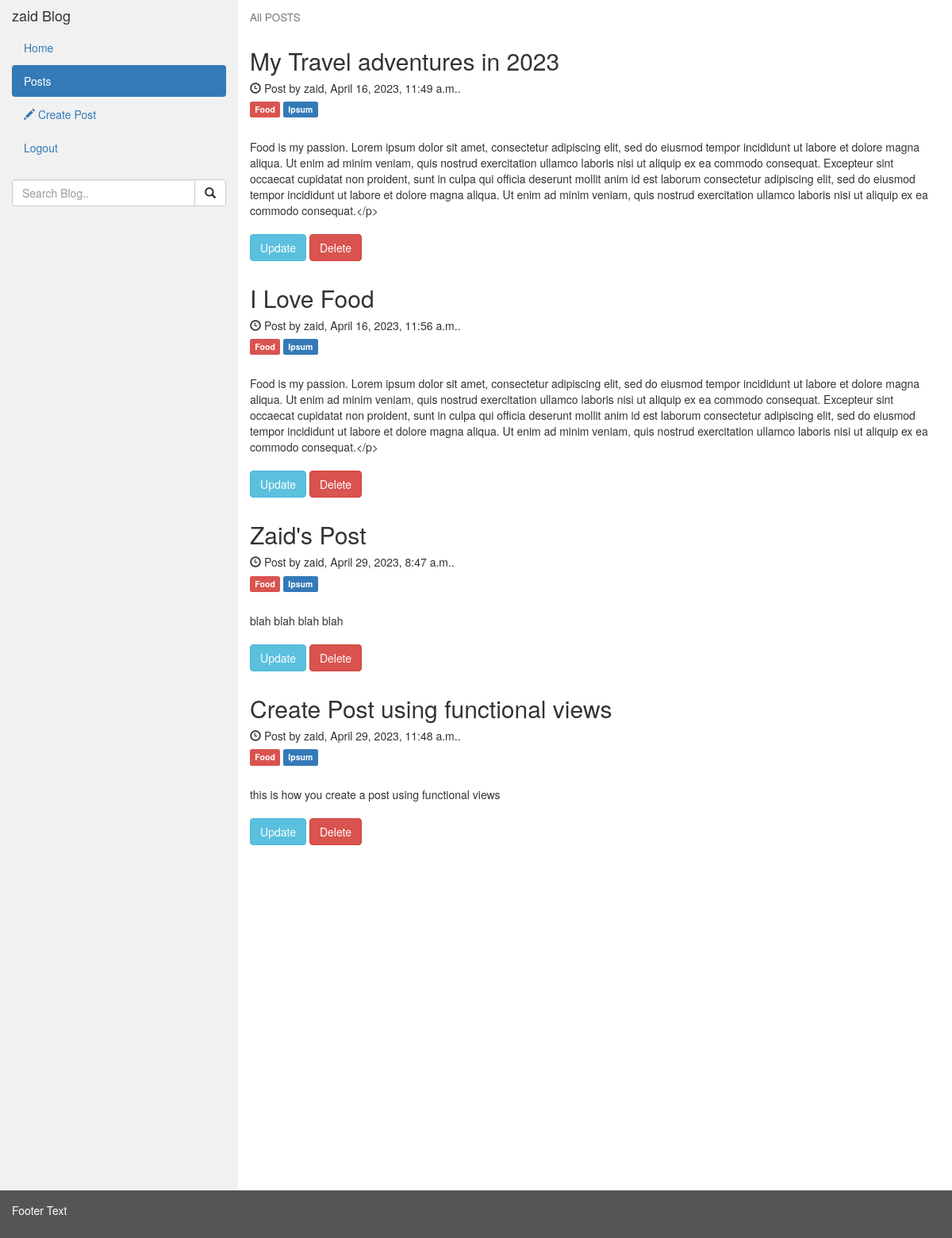
The page /posts/ (signed in) on the database its author committed.
### posts/models.py (models this page shows, shortened)
class Post(models.Model):
    author = models.ForeignKey(
        'auth.User',
        on_delete=models.CASCADE
    )
    title = models.CharField(max_length=200)
    text = models.TextField()
    created_date = models.DateTimeField(
        default=timezone.now
    )
    published_date = models.DateTimeField(
        blank=True, null=True
    )

### posts/views.py (the view)
# urls.py: path('posts/', PostListView.as_view(), name='posts'),
class PostListView(LoginRequiredMixin, ListView):
    model = Post
    template_name = 'posts.html'
    success_url = reverse_lazy('posts')
    context_object_name = 'posts'
    def get_queryset(self):
        return super().get_queryset().filter(author=self.request.user)

### templates/posts.html
{% extends 'base.html' %}
 {% block content %}
    <div class="col-sm-9">
      <h4><small>All POSTS</small></h4>
      {% for entry in posts %}
      <div class="row">
        <div class="col-lg-12">
        <h2>{{entry.title}}</h2>
         <h5><span class="glyphicon glyphicon-time"></span> Post by {{entry.author.username}}, {{entry.created_date}}.</h5>
        <h5><span class="label label-danger">Food</span> <span class="label label-primary">Ipsum</span></h5><br>
        <p>   {{entry.text}}   <br><br>
              <a href="{% url 'post_update' entry.pk%}" class="btn btn-info">Update</a>
              <a href="{% url 'post_delete' entry.pk%}" class="btn btn-danger">Delete</a>
        </div>
      </div>
      {% endfor %}
    </div>
{% endblock %}

### templates/base.html (shortened to what this page needs)
<!DOCTYPE html>
<html lang="en">
<head>
  <link rel="stylesheet" href="https://maxcdn.bootstrapcdn.com/bootstrap/3.4.1/css/bootstrap.min.css">
</head>
<body>
<div class="container-fluid">
  <div class="row content">
    <div class="col-sm-3 sidenav">
      <h4>{{request.user}} Blog</h4>
      <ul class="nav nav-pills nav-stacked">
        <li {% if request.resolver_match.view_name == 'home' %} class="active" {% endif%} ><a href="{% url 'home' %}">Home</a></li>
       {% if request.user.is_authenticated %}
        <li {% if request.resolver_match.view_name == 'posts' %} class="active" {% endif%}><a href="{% url 'posts' %}">Posts</a></li>
        <li><a href="{% url 'post_create' %}"><span class="glyphicon glyphicon-pencil"></span> Create Post</a></li>
        <li><a href="{%url 'logout' %}">Logout</a></li>
        {% else %}
        <li><a href="{%url 'login' %}">Login</a></li>
        {% endif %}
      </ul><br>
      <div class="input-group">
        <input type="text" class="form-control" placeholder="Search Blog..">
        <span class="input-group-btn">
          <button class="btn btn-default" type="button">
            <span class="glyphicon glyphicon-search"></span>
          </button>
        </span>
      </div>
    </div>
    {% block content %} {% endblock %}
  </div>
</div>
<footer class="container-fluid">
  <p>Footer Text</p>
</footer>
</body>
</html>

### templates/base.html (style rules this page uses)
.row.content { height: 1500px }
.sidenav { background-color: #f1f1f1; height: 100%; }
footer { background-color: #555; color: white; padding: 15px; }

### rows shown on the page
Post: title "My Travel adventures in 2023", author.username "zaid", created_date "April 16, 2023, 11:49 a.m.", text "Food is my passion. Lorem ipsum dolor sit amet, consectetur adipiscing elit, sed do eiusmod tempor incididunt ut labore et dolore magna aliqua. Ut enim ad minim veniam, quis nostrud exercitation ullamco laboris nisi ut aliquip ex ea commodo consequat. Excepteur sint occaecat cupidatat non proident, sunt in culpa qui officia deserunt mollit anim id est laborum consectetur adipiscing elit, sed do eiusmod tempor incididunt ut labore et dolore magna aliqua. Ut enim ad minim veniam, quis nostrud exercitation ullamco laboris nisi ut aliquip ex ea commodo consequat.</p>"
Post: title "I Love Food", author.username "zaid", created_date "April 16, 2023, 11:56 a.m.", text "Food is my passion. Lorem ipsum dolor sit amet, consectetur adipiscing elit, sed do eiusmod tempor incididunt ut labore et dolore magna aliqua. Ut enim ad minim veniam, quis nostrud exercitation ullamco laboris nisi ut aliquip ex ea commodo consequat. Excepteur sint occaecat cupidatat non proident, sunt in culpa qui officia deserunt mollit anim id est laborum consectetur adipiscing elit, sed do eiusmod tempor incididunt ut labore et dolore magna aliqua. Ut enim ad minim veniam, quis nostrud exercitation ullamco laboris nisi ut aliquip ex ea commodo consequat.</p>"
Post: title "Zaid's Post", author.username "zaid", created_date "April 29, 2023, 8:47 a.m.", text "blah blah blah blah"
Post: title "Create Post using functional views", author.username "zaid", created_date "April 29, 2023, 11:48 a.m.", text "this is how you create a post using functional views"

### other values the page prints
{{ request.user }} "zaid"
